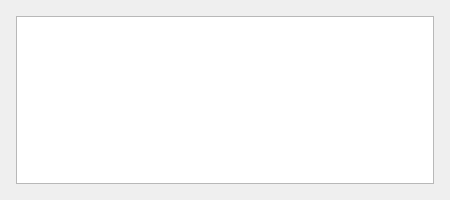
<?xml version="1.0" encoding="UTF-8"?>
<ui version="4.0">
 <class>SentenceWidget</class>
 <widget class="QWidget" name="SentenceWidget">
  <property name="geometry">
   <rect>
    <x>0</x>
    <y>0</y>
    <width>450</width>
    <height>200</height>
   </rect>
  </property>
  <property name="maximumSize">
   <size>
    <width>16777215</width>
    <height>200</height>
   </size>
  </property>
  <property name="windowTitle">
   <string>SentenceWidget</string>
  </property>
  <layout class="QGridLayout" name="gridLayout_2">
   <item row="0" column="0">
    <layout class="QGridLayout" name="gridLayout">
     <property name="leftMargin">
      <number>5</number>
     </property>
     <property name="topMargin">
      <number>5</number>
     </property>
     <property name="rightMargin">
      <number>5</number>
     </property>
     <property name="bottomMargin">
      <number>5</number>
     </property>
     <item row="0" column="0">
      <widget class="QPlainTextEdit" name="plainTextEdit"/>
     </item>
    </layout>
   </item>
  </layout>
 </widget>
 <layoutdefault spacing="6" margin="11"/>
 <resources/>
 <connections/>
</ui>
